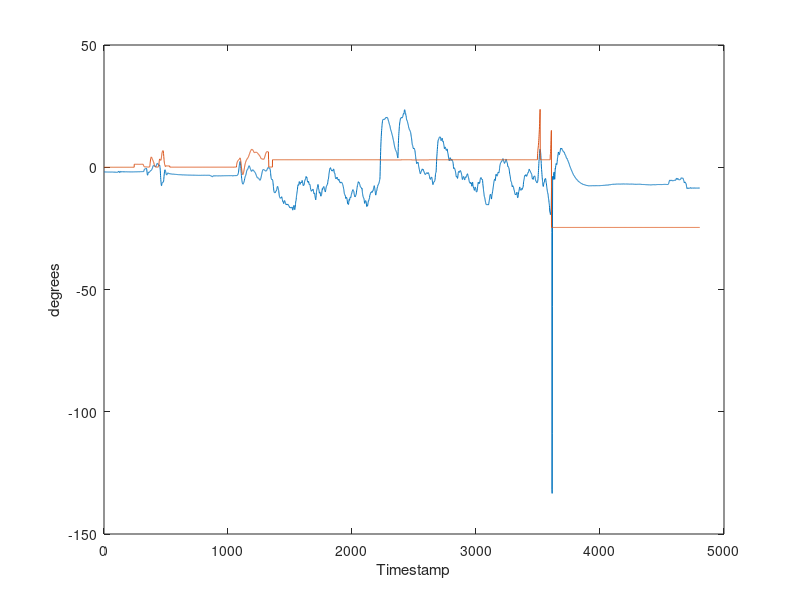

MATLAB code to generate this figure: (Note: this script raises an error after producing the figure.)
data = csvread('att.csv');
timeStamp = 40;

desRoll = data(:,2);
roll = data(:,3);

desPitch = data(:,4);
pitch = data(:,5);

plot(desPitch);
xlabel('Timestamp')
ylabel('degrees')

hold on;

plot(pitch);

%%
% Set up a training set
t_index_start = 4780;
t_index_end = 7800;
input = desPitch(4780:7800);
output = pitch(4780:7800);

plot(input)
hold on;
plot(output)

axis tight

%% 
% Set up a validation set
v_index_start = 8570;
v_index_end = 11350;

v_input = desPitch(v_index_start:v_index_end);
v_output = pitch(v_index_start:v_index_end);

plot(v_input)
hold on;
plot(v_output)


%%
